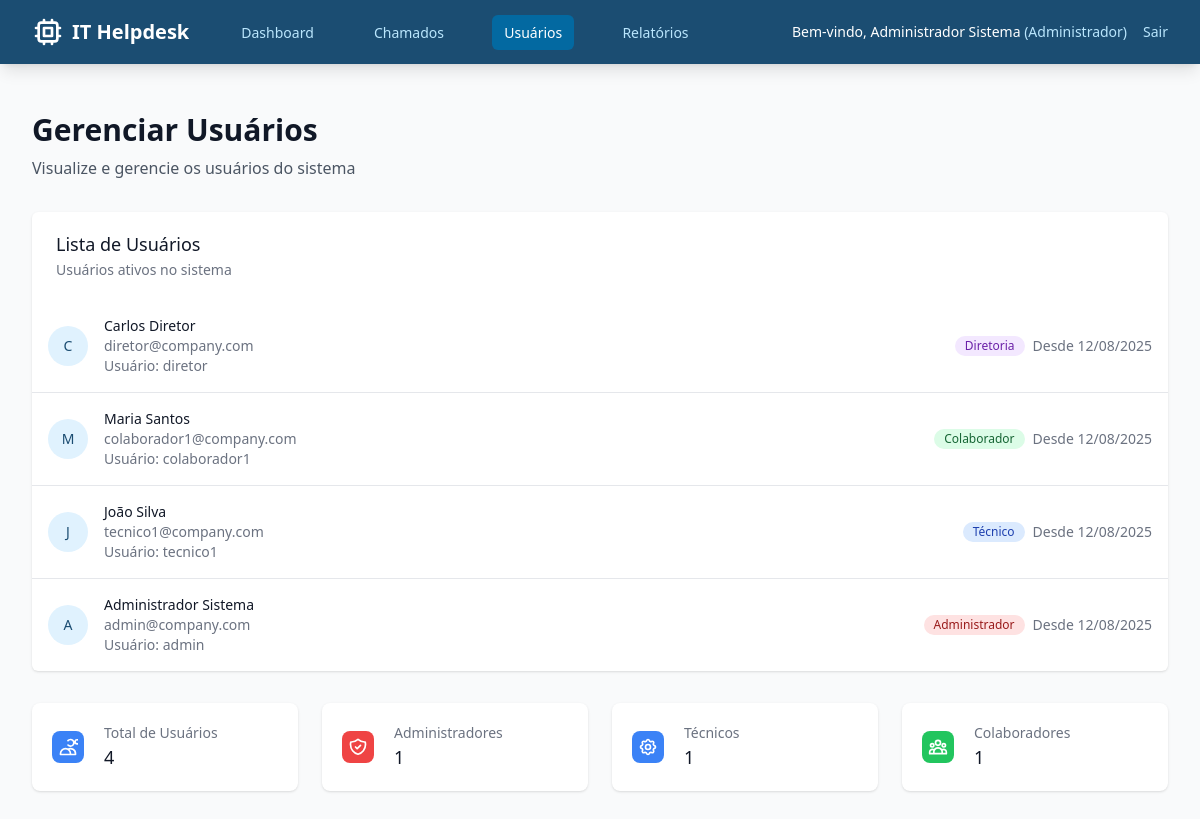
Screenshot of /users (signed in) with the database file from the repository.
### simple_app.py (models this page shows)
class User(db.Model):
    id = db.Column(db.Integer, primary_key=True)
    username = db.Column(db.String(80), unique=True, nullable=False)
    password_hash = db.Column(db.String(256), nullable=False)
    role = db.Column(db.String(20), nullable=False)
    email = db.Column(db.String(120), unique=True, nullable=False)
    name = db.Column(db.String(100), nullable=False)
    created_at = db.Column(db.DateTime, default=datetime.utcnow)
    active = db.Column(db.Boolean, default=True)

### simple_app.py (the view)
@app.route('/users')
def users():
    if 'user_id' not in session:
        return redirect(url_for('login'))
    if session.get('user_role') not in ['Administrador', 'Diretoria']:
        return redirect(url_for('index'))
    users_list = User.query.filter_by(active=True).order_by(User.created_at.desc()).all()
    return render_template('simple_users.html', users=users_list)

### templates/simple_users.html (shortened to what this page needs)
<!DOCTYPE html>
<html lang="pt-BR">
<head>
    <script src="https://cdn.tailwindcss.com"></script>
    <link rel="stylesheet" href="{{ url_for('static', filename='css/style.css') }}">
</head>
<body class="bg-gray-50 font-sans">
    <nav class="bg-primary-600 shadow-lg">
        <div class="max-w-7xl mx-auto px-4 sm:px-6 lg:px-8">
            <div class="flex justify-between h-16">
                <div class="flex items-center">
                    <div class="flex-shrink-0 flex items-center">
                        <svg class="w-8 h-8 text-white" fill="none" stroke="currentColor" viewBox="0 0 24 24">
                            <path stroke-linecap="round" stroke-linejoin="round" stroke-width="2" d="M9 3v2m6-2v2M9 19v2m6-2v2M5 9H3m2 6H3m18-6h-2m2 6h-2M7 19h10a2 2 0 002-2V7a2 2 0 00-2-2H7a2 2 0 00-2 2v10a2 2 0 002 2zM9 9h6v6H9V9z"></path>
                        </svg>
                        <span class="ml-2 text-xl font-bold text-white">IT Helpdesk</span>
                    </div>
                    <div class="ml-10 space-x-8">
                        <a href="{{ url_for('index') }}" class="text-primary-200 hover:text-white px-3 py-2 rounded-md text-sm font-medium">Dashboard</a>
                        <a href="{{ url_for('tickets') }}" class="text-primary-200 hover:text-white px-3 py-2 rounded-md text-sm font-medium">Chamados</a>
                        <a href="{{ url_for('users') }}" class="text-white hover:text-primary-200 px-3 py-2 rounded-md text-sm font-medium bg-primary-700">Usuários</a>
                        <a href="{{ url_for('reports') }}" class="text-primary-200 hover:text-white px-3 py-2 rounded-md text-sm font-medium">Relatórios</a>
                    </div>
                </div>
                <div class="flex items-center space-x-4">
                    <span class="text-white text-sm">
                        Bem-vindo, <span class="font-medium">{{ session.user_name }}</span>
                        <span class="text-primary-200">({{ session.user_role }})</span>
                    </span>
                    <a href="{{ url_for('logout') }}" class="text-primary-200 hover:text-white text-sm">Sair</a>
                </div>
            </div>
        </div>
    </nav>
    <main class="max-w-7xl mx-auto py-6 sm:px-6 lg:px-8">
        <div class="px-4 py-6 sm:px-0">
            <div class="mb-8">
                <h1 class="text-3xl font-bold text-gray-900">Gerenciar Usuários</h1>
                <p class="mt-2 text-gray-600">Visualize e gerencie os usuários do sistema</p>
            </div>
            <div class="bg-white shadow overflow-hidden sm:rounded-md">
                <div class="px-4 py-5 sm:px-6">
                    <h3 class="text-lg leading-6 font-medium text-gray-900">Lista de Usuários</h3>
                    <p class="mt-1 max-w-2xl text-sm text-gray-500">Usuários ativos no sistema</p>
                </div>
                {% if users %}
                <ul class="divide-y divide-gray-200">
                    {% for user in users %}
                    <li>
                        <div class="px-4 py-4">
                            <div class="flex items-center justify-between">
                                <div class="flex items-center">
                                    <div class="flex-shrink-0 h-10 w-10">
                                        <div class="h-10 w-10 rounded-full bg-primary-100 flex items-center justify-center">
                                            <span class="text-sm font-medium text-primary-600">{{ user.name[0] if user.name else 'U' }}</span>
                                        </div>
                                    </div>
                                    <div class="ml-4">
                                        <div class="text-sm font-medium text-gray-900">{{ user.name }}</div>
                                        <div class="text-sm text-gray-500">{{ user.email }}</div>
                                        <div class="text-sm text-gray-500">Usuário: {{ user.username }}</div>
                                    </div>
                                </div>
                                <div class="flex items-center space-x-2">
                                    <span class="inline-flex items-center px-2.5 py-0.5 rounded-full text-xs font-medium
                                        {% if user.role == 'Administrador' %}bg-red-100 text-red-800{% endif %}
                                        {% if user.role == 'Técnico' %}bg-blue-100 text-blue-800{% endif %}
                                        {% if user.role == 'Colaborador' %}bg-green-100 text-green-800{% endif %}
                                        {% if user.role == 'Diretoria' %}bg-purple-100 text-purple-800{% endif %}">
                                        {{ user.role }}
                                    </span>
                                    <span class="text-sm text-gray-500">
                                        Desde {{ user.created_at.strftime('%d/%m/%Y') }}
                                    </span>
                                </div>
                            </div>
                        </div>
                    </li>
                    {% endfor %}
                </ul>
                {% endif %}
            </div>
            <div class="mt-8 grid grid-cols-1 md:grid-cols-4 gap-6">
                <div class="bg-white overflow-hidden shadow rounded-lg">
                    <div class="p-5">
                        <div class="flex items-center">
                            <div class="flex-shrink-0">
                                <div class="w-8 h-8 bg-blue-500 rounded-lg flex items-center justify-center">
                                    <svg class="w-5 h-5 text-white" fill="none" stroke="currentColor" viewBox="0 0 24 24">
                                        <path stroke-linecap="round" stroke-linejoin="round" stroke-width="2" d="M12 4.354a4 4 0 110 5.292M15 21H3v-1a6 6 0 0112 0v1zm0 0h6v-1a6 6 0 00-9-5.197m13.5-9a2.5 2.5 0 11-5 0 2.5 2.5 0 015 0z"></path>
                                    </svg>
                                </div>
                            </div>
                            <div class="ml-5 w-0 flex-1">
                                <dl>
                                    <dt class="text-sm font-medium text-gray-500 truncate">Total de Usuários</dt>
                                    <dd class="text-lg font-medium text-gray-900">{{ users|length if users else 0 }}</dd>
                                </dl>
                            </div>
                        </div>
                    </div>
                </div>
                <div class="bg-white overflow-hidden shadow rounded-lg">
                    <div class="p-5">
                        <div class="flex items-center">
                            <div class="flex-shrink-0">
                                <div class="w-8 h-8 bg-red-500 rounded-lg flex items-center justify-center">
                                </div>
                            </div>
                            <div class="ml-5 w-0 flex-1">
                                <dl>
                                    <dt class="text-sm font-medium text-gray-500 truncate">Administradores</dt>
                                    <dd class="text-lg font-medium text-gray-900">{{ users|selectattr('role', 'equalto', 'Administrador')|list|length if users else 0 }}</dd>
                                </dl>
                            </div>
                        </div>
                    </div>
                </div>
                <div class="bg-white overflow-hidden shadow rounded-lg">
                    <div class="p-5">
                        <div class="flex items-center">
                            <div class="flex-shrink-0">
                                <div class="w-8 h-8 bg-blue-500 rounded-lg flex items-center justify-center">
                                </div>
                            </div>
                            <div class="ml-5 w-0 flex-1">
                                <dl>
                                    <dt class="text-sm font-medium text-gray-500 truncate">Técnicos</dt>
                                    <dd class="text-lg font-medium text-gray-900">{{ users|selectattr('role', 'equalto', 'Técnico')|list|length if users else 0 }}</dd>
                                </dl>
                            </div>
                        </div>
                    </div>
                </div>
                <div class="bg-white overflow-hidden shadow rounded-lg">
                    <div class="p-5">
                        <div class="flex items-center">
                            <div class="flex-shrink-0">
                                <div class="w-8 h-8 bg-green-500 rounded-lg flex items-center justify-center">
                                </div>
                            </div>
                            <div class="ml-5 w-0 flex-1">
                                <dl>
                                    <dt class="text-sm font-medium text-gray-500 truncate">Colaboradores</dt>
                                    <dd class="text-lg font-medium text-gray-900">{{ users|selectattr('role', 'equalto', 'Colaborador')|list|length if users else 0 }}</dd>
                                </dl>
                            </div>
                        </div>
                    </div>
                </div>
            </div>
        </div>
    </main>
</body>
</html>

### static/css/style.css (style rules this page uses)
:root { --primary: 203 85% 35%; --primary-foreground: 0 0% 100%; --secondary: 200 25% 90%; --secondary-foreground: 203 85% 35%; --accent: 154 50% 45%; --accent-foreground: 0 0% 100%; --background: 210 11% 98%; --foreground: 210 40% 15%; --muted: 200 25% 95%; --muted-foreground: 210 40% 35%; --border: 200 25% 85%; --input: 200 25% 95%; --card: 0 0% 100%; --card-foreground: 210 40% 15%; --destructive: 0 65% 51%; --destructive-foreground: 0 0% 100%; --warning: 45 93% 47%; --warning-foreground: 0 0% 100%; --success: 154 50% 45%; --success-foreground: 0 0% 100%; }

### rows the page displays
User: user_name "Administrador Sistema", user_role "Administrador", name "A", name "Administrador Sistema", email "admin@company.com", username "admin", role "Administrador", created_at "12/08/2025"
User: name "C", name "Carlos Diretor", email "diretor@company.com", username "diretor", role "Diretoria", created_at "12/08/2025"
User: name "M", name "Maria Santos", email "colaborador1@company.com", username "colaborador1", role "Colaborador", created_at "12/08/2025"
User: name "J", name "João Silva", email "tecnico1@company.com", username "tecnico1", role "Técnico", created_at "12/08/2025"

### other values shown
{{ users|length if users else 0 }} "4"
